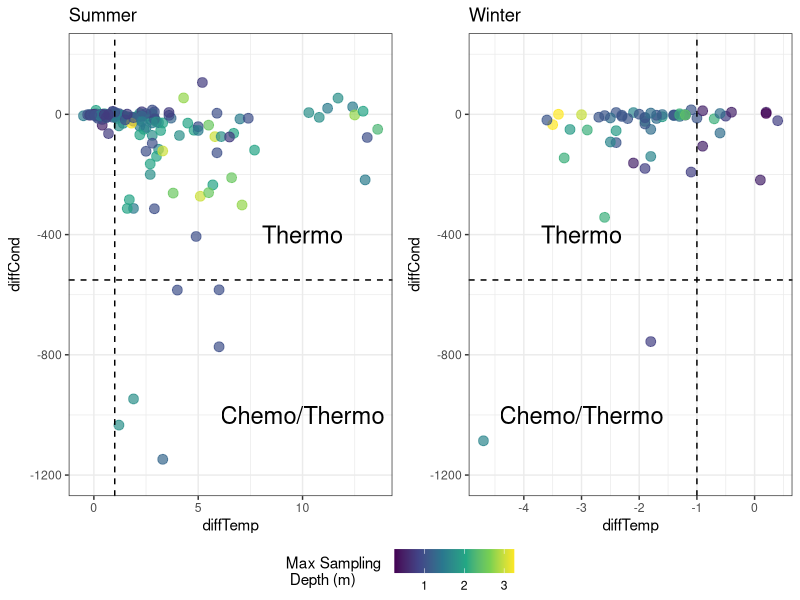
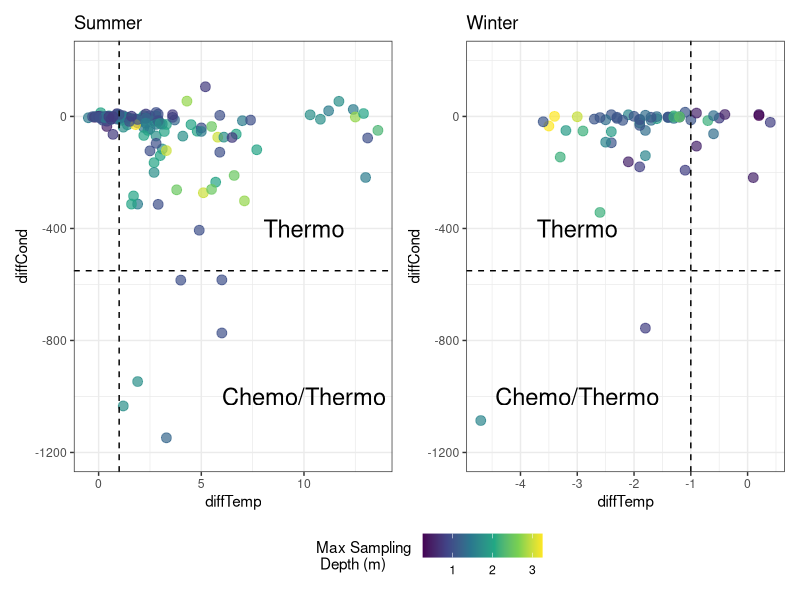
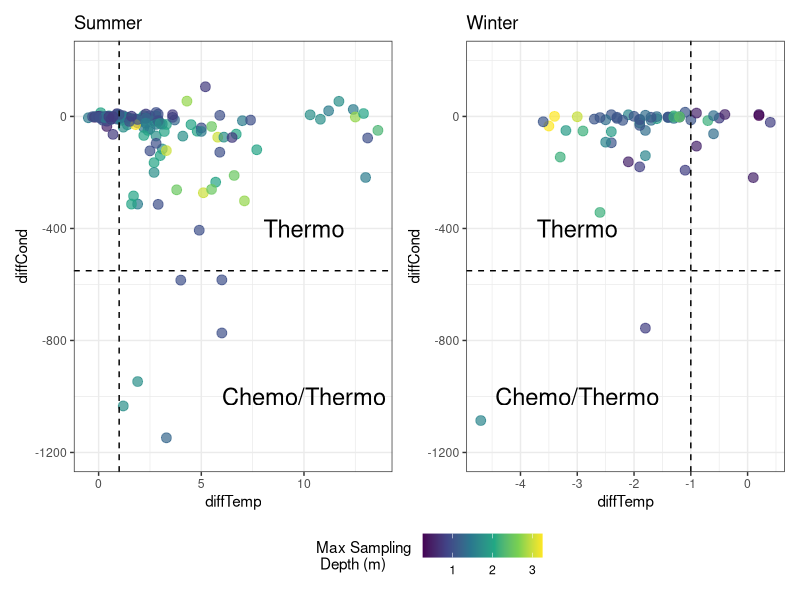

The R script that drew these images, in order: (Note: this script raises an error after producing the figures.)
library(tidyverse)
library(patchwork)

temp_do = read_csv('data/tempdo/tempdo.csv') |> 
  mutate(season = case_when(month(DATE) <= 3 ~ 'winter',
                            month(DATE) > 3 ~ 'summer'))


max<- temp_do%>%
  group_by(pond, DATE)%>%
  summarize(Depth = max(Depth))

min<- temp_do%>%
  group_by(pond, DATE)%>%
  summarize(Depth = min(Depth))

max_profile<- max%>%
  left_join(temp_do, by = c("pond", "DATE", "Depth"))%>%
  select(pond, DATE, Temp_C, Conductivity, season, Depth)%>%
  rename(Bottom_Temp = Temp_C)%>%
  rename(Bottom_Cond = Conductivity)

min_profile<- min%>%
  left_join(temp_do, by = c("pond", "DATE", "Depth"))%>%
  select(pond, DATE, Temp_C, Conductivity, season)%>%
  rename(Top_Temp = Temp_C)%>%
  rename(Top_Cond = Conductivity)

profile<- merge(max_profile, min_profile, by = c("pond", "DATE", "season"))%>%
  mutate(diffCond = Top_Cond - Bottom_Cond)%>%
  mutate(diffTemp = Top_Temp - Bottom_Temp)

sampling<- profile%>%
  group_by(pond, season)%>%
  summarize(sampling = n_distinct(DATE))

thermo<- profile%>%
  group_by(season)%>%
  summarize(n = n_distinct(diffCond, diffTemp, DATE),
            temp = sum(abs(diffTemp) > 1),
            cond = sum(diffCond < -550))%>%
  mutate(percTemp = (temp/n)*100)%>%
  mutate(percCond = (cond/n)*100)

summerDiff<-ggplot(dplyr::filter(profile, season == "summer"))+
  geom_point(aes(x = diffTemp, y = diffCond, color = Depth), size = 3, alpha = 0.7)+
  geom_vline(xintercept = 1, linetype = "dashed")+
  scale_colour_viridis_c(name = "Max Sampling \n Depth (m)")+
  scale_shape(name = "Month")+
  ylim(-1200, 200)+
  geom_hline(yintercept = -551, linetype = "dashed")+
  annotate("text", y = -400, x = 10, label = "Thermo", size = 6)+
  annotate("text", y = -1000, x = 10, label = "Chemo/Thermo", size = 6)+
  ggtitle("Summer")+
  theme_bw()

winterDiff<-ggplot(dplyr::filter(profile, season == "winter" & diffCond > -1500))+
  geom_point(aes(x = diffTemp, y = diffCond, color = Depth),  size = 3, alpha = 0.7)+
  geom_vline(xintercept = -1, linetype = "dashed")+
  scale_colour_viridis_c(name = "Max Sampling \n Depth (m)")+
  scale_shape(name = "Month")+
  ylim(-1200, 200)+
  geom_hline(yintercept = -551, linetype = "dashed")+
  annotate("text", y = -400, x = -3, label = "Thermo", size = 6)+
  annotate("text", y = -1000, x = -3, label = "Chemo/Thermo", size = 6)+
  ggtitle("Winter")+
  theme_bw()
library(ggpubr)

ggarrange(summerDiff, winterDiff, ncol = 2, common.legend= TRUE, legend = "bottom")

summerDiff + winterDiff + plot_layout(guides = 'collect') &
  theme(legend.position = 'bottom')

ggsave('figures/profiles/diffTemp_diffCond.png', height = 6, width = 10, dpi = 500, units = 'in')

ALC_wider<- buoyancy_ALC%>%
  pivot_wider(names_from = Depth, values_from = Temp_C)